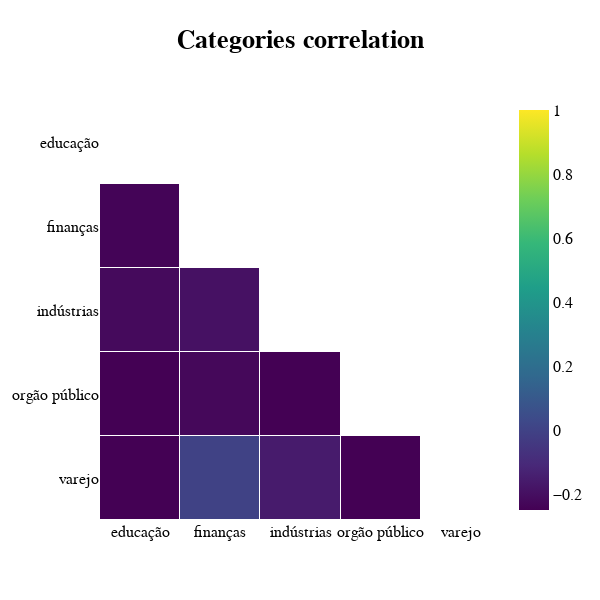

Notebook code cell kept with this figure:
### Markdown cell above
The correlation between category is very lower, near to 0.

There is no correlation between them

### Code cell
mask = np.triu(np.ones_like(correlation, dtype=bool))
rLT = correlation.mask(mask)

heat = go.Heatmap(
    z = rLT,
    x = rLT.columns.values,
    y = rLT.columns.values,
    zmin = - 0.25, # Sets the lower bound of the color domain
    zmax = 1,
    xgap = 1, # Sets the horizontal gap (in pixels) between bricks
    ygap = 1,
    colorscale = 'viridis',
)

fig=go.Figure(data=[heat])
layout = fig.update_layout(
    title={
    'text': "<b>Categories correlation</b>",
    'font' : dict(size=26, color='black', family='Helvetica'),
    'y':0.95,
    'x':0.5},
    height=600, width=600,
    font_family='Helvetica',
    font_color='black',
    font_size=16,
    plot_bgcolor='white',
    xaxis_showgrid=False,
    yaxis_showgrid=False,
    yaxis_autorange='reversed'
)

fig.show()

### Figure 1 — Plotly figure (JSON) as saved in the notebook; plotly's stock layout.template omitted (floating-point values rounded to 4 significant figures)
{"data": [{"colorscale": [[0, "#440154"], [0.1111, "#482878"], [0.2222, "#3e4989"], [0.3333, "#31688e"], [0.4444, "#26828e"], [0.5556, "#1f9e89"], [0.6667, "#35b779"], [0.7778, "#6ece58"], [0.8889, "#b5de2b"], [1, "#fde725"]], "type": "heatmap", "x": ["educação", "finanças", "indústrias", "orgão público", "varejo"], "xgap": 1, "y": ["educação", "finanças", "indústrias", "orgão público", "varejo"], "ygap": 1, "z": [[null, null, null, null, null], [-0.2401, null, null, null, null], [-0.2192, -0.1937, null, null, null], [-0.2717, -0.2251, -0.3109, null, null], [-0.2821, -0.001229, -0.1566, -0.3168, null]], "zmax": 1, "zmin": -0.25}], "layout": {"font": {"color": "black", "family": "Helvetica", "size": 16}, "height": 600, "plot_bgcolor": "white", "title": {"font": {"color": "black", "family": "Helvetica", "size": 26}, "text": "<b>Categories correlation</b>", "x": 0.5, "y": 0.95}, "width": 600, "xaxis": {"showgrid": false}, "yaxis": {"autorange": "reversed", "showgrid": false}}}
